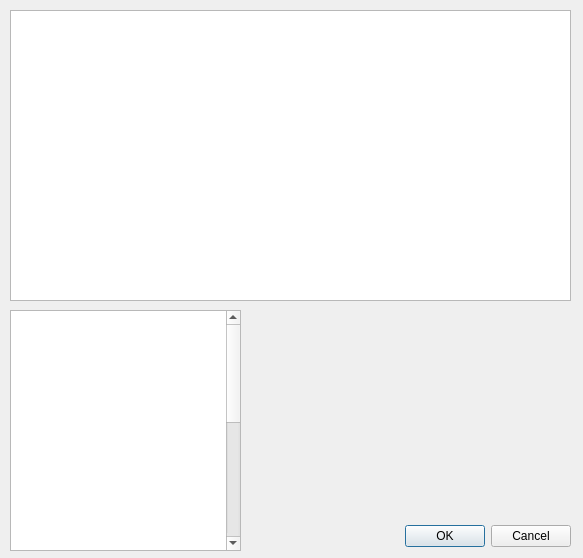
<?xml version="1.0" encoding="UTF-8"?>
<ui version="4.0">
 <class>przepis_usa_1</class>
 <widget class="QDialog" name="przepis_usa_1">
  <property name="geometry">
   <rect>
    <x>0</x>
    <y>0</y>
    <width>583</width>
    <height>558</height>
   </rect>
  </property>
  <property name="minimumSize">
   <size>
    <width>583</width>
    <height>558</height>
   </size>
  </property>
  <property name="maximumSize">
   <size>
    <width>583</width>
    <height>558</height>
   </size>
  </property>
  <property name="windowTitle">
   <string>Burger</string>
  </property>
  <property name="styleSheet">
   <string notr="true">background-image: url(:/img/img/1.png);</string>
  </property>
  <widget class="QDialogButtonBox" name="buttonBox">
   <property name="geometry">
    <rect>
     <x>230</x>
     <y>520</y>
     <width>341</width>
     <height>32</height>
    </rect>
   </property>
   <property name="styleSheet">
    <string notr="true">font: 87 12pt &quot;Georgia Pro Cond Black&quot;;
background-image: url(:/img/img/baton.png);</string>
   </property>
   <property name="orientation">
    <enum>Qt::Horizontal</enum>
   </property>
   <property name="standardButtons">
    <set>QDialogButtonBox::Cancel|QDialogButtonBox::Ok</set>
   </property>
  </widget>
  <widget class="QTextBrowser" name="textBrowser">
   <property name="geometry">
    <rect>
     <x>10</x>
     <y>310</y>
     <width>231</width>
     <height>241</height>
    </rect>
   </property>
   <property name="styleSheet">
    <string notr="true">background-image: url(:/img/img/NAZWA.png);</string>
   </property>
   <property name="html">
    <string>&lt;!DOCTYPE HTML PUBLIC &quot;-//W3C//DTD HTML 4.0//EN&quot; &quot;http://www.w3.org/TR/REC-html40/strict.dtd&quot;&gt;
&lt;html&gt;&lt;head&gt;&lt;meta name=&quot;qrichtext&quot; content=&quot;1&quot; /&gt;&lt;style type=&quot;text/css&quot;&gt;
p, li { white-space: pre-wrap; }
&lt;/style&gt;&lt;/head&gt;&lt;body style=&quot; font-family:'MS Shell Dlg 2'; font-size:7.8pt; font-weight:400; font-style:normal;&quot;&gt;
&lt;p style=&quot; margin-top:0px; margin-bottom:0px; margin-left:0px; margin-right:0px; -qt-block-indent:0; text-indent:0px;&quot;&gt;&lt;span style=&quot; font-size:12pt; font-weight:600; color:#ffffff;&quot;&gt;Składniki:&lt;/span&gt;&lt;/p&gt;
&lt;p style=&quot; margin-top:0px; margin-bottom:0px; margin-left:0px; margin-right:0px; -qt-block-indent:0; text-indent:0px;&quot;&gt;&lt;span style=&quot; font-size:12pt; font-weight:600; color:#ffffff;&quot;&gt;Burgery&lt;/span&gt;&lt;/p&gt;
&lt;p style=&quot; margin-top:0px; margin-bottom:0px; margin-left:0px; margin-right:0px; -qt-block-indent:0; text-indent:0px;&quot;&gt;&lt;span style=&quot; color:#ffffff;&quot;&gt;600 - 700 g mielonej wołowiny&lt;/span&gt;&lt;/p&gt;
&lt;p style=&quot; margin-top:0px; margin-bottom:0px; margin-left:0px; margin-right:0px; -qt-block-indent:0; text-indent:0px;&quot;&gt;&lt;span style=&quot; color:#ffffff;&quot;&gt;2 małe (lub jedna duża) cebule, z grubsza pokrojone&lt;/span&gt;&lt;/p&gt;
&lt;p style=&quot; margin-top:0px; margin-bottom:0px; margin-left:0px; margin-right:0px; -qt-block-indent:0; text-indent:0px;&quot;&gt;&lt;span style=&quot; color:#ffffff;&quot;&gt;sól i świeżo mielony pieprz, do smaku&lt;/span&gt;&lt;/p&gt;
&lt;p style=&quot; margin-top:0px; margin-bottom:0px; margin-left:0px; margin-right:0px; -qt-block-indent:0; text-indent:0px;&quot;&gt;&lt;span style=&quot; color:#ffffff;&quot;&gt;1 łyżka sosu sojowego&lt;/span&gt;&lt;/p&gt;
&lt;p style=&quot; margin-top:0px; margin-bottom:0px; margin-left:0px; margin-right:0px; -qt-block-indent:0; text-indent:0px;&quot;&gt;&lt;span style=&quot; color:#ffffff;&quot;&gt;1/2 łyżeczki papryczki Piri Piri (można zastąpić pieprzem cayenne lub pominąć)&lt;/span&gt;&lt;/p&gt;
&lt;p style=&quot; margin-top:0px; margin-bottom:0px; margin-left:0px; margin-right:0px; -qt-block-indent:0; text-indent:0px;&quot;&gt;&lt;span style=&quot; color:#ffffff;&quot;&gt;1 jajko&lt;/span&gt;&lt;/p&gt;
&lt;p style=&quot; margin-top:0px; margin-bottom:0px; margin-left:0px; margin-right:0px; -qt-block-indent:0; text-indent:0px;&quot;&gt;&lt;span style=&quot; font-size:12pt; font-weight:600; color:#ffffff;&quot;&gt;Bułki&lt;/span&gt;&lt;/p&gt;
&lt;p style=&quot; margin-top:0px; margin-bottom:0px; margin-left:0px; margin-right:0px; -qt-block-indent:0; text-indent:0px;&quot;&gt;&lt;span style=&quot; color:#ffffff;&quot;&gt;3/4 szklanki pełnotłustego ciepłego mleka&lt;/span&gt;&lt;/p&gt;
&lt;p style=&quot; margin-top:0px; margin-bottom:0px; margin-left:0px; margin-right:0px; -qt-block-indent:0; text-indent:0px;&quot;&gt;&lt;span style=&quot; color:#ffffff;&quot;&gt;2 łyżki masła, roztopionego i ostudzonego&lt;/span&gt;&lt;/p&gt;
&lt;p style=&quot; margin-top:0px; margin-bottom:0px; margin-left:0px; margin-right:0px; -qt-block-indent:0; text-indent:0px;&quot;&gt;&lt;span style=&quot; color:#ffffff;&quot;&gt;1 łyżeczka cukru&lt;/span&gt;&lt;/p&gt;
&lt;p style=&quot; margin-top:0px; margin-bottom:0px; margin-left:0px; margin-right:0px; -qt-block-indent:0; text-indent:0px;&quot;&gt;&lt;span style=&quot; color:#ffffff;&quot;&gt;1 łyżeczka soli&lt;/span&gt;&lt;/p&gt;
&lt;p style=&quot; margin-top:0px; margin-bottom:0px; margin-left:0px; margin-right:0px; -qt-block-indent:0; text-indent:0px;&quot;&gt;&lt;span style=&quot; color:#ffffff;&quot;&gt;1 łyżeczka suszonych drożdży instant&lt;/span&gt;&lt;/p&gt;
&lt;p style=&quot; margin-top:0px; margin-bottom:0px; margin-left:0px; margin-right:0px; -qt-block-indent:0; text-indent:0px;&quot;&gt;&lt;span style=&quot; color:#ffffff;&quot;&gt;1 jajko&lt;/span&gt;&lt;/p&gt;
&lt;p style=&quot; margin-top:0px; margin-bottom:0px; margin-left:0px; margin-right:0px; -qt-block-indent:0; text-indent:0px;&quot;&gt;&lt;span style=&quot; color:#ffffff;&quot;&gt;2 i 1/2 szklanki mąki&lt;/span&gt;&lt;/p&gt;
&lt;p style=&quot; margin-top:0px; margin-bottom:0px; margin-left:0px; margin-right:0px; -qt-block-indent:0; text-indent:0px;&quot;&gt;&lt;span style=&quot; font-size:12pt; font-weight:600; color:#ffffff;&quot;&gt;Do posmarowania bułek&lt;/span&gt;&lt;/p&gt;
&lt;p style=&quot; margin-top:0px; margin-bottom:0px; margin-left:0px; margin-right:0px; -qt-block-indent:0; text-indent:0px;&quot;&gt;&lt;span style=&quot; color:#ffffff;&quot;&gt;1 żółtko&lt;/span&gt;&lt;/p&gt;
&lt;p style=&quot; margin-top:0px; margin-bottom:0px; margin-left:0px; margin-right:0px; -qt-block-indent:0; text-indent:0px;&quot;&gt;&lt;span style=&quot; color:#ffffff;&quot;&gt;1 łyżka mleka&lt;/span&gt;&lt;/p&gt;
&lt;p style=&quot; margin-top:0px; margin-bottom:0px; margin-left:0px; margin-right:0px; -qt-block-indent:0; text-indent:0px;&quot;&gt;&lt;span style=&quot; color:#ffffff;&quot;&gt;sezam&lt;/span&gt;&lt;/p&gt;
&lt;p style=&quot; margin-top:0px; margin-bottom:0px; margin-left:0px; margin-right:0px; -qt-block-indent:0; text-indent:0px;&quot;&gt;&lt;span style=&quot; font-size:12pt; font-weight:600; color:#ffffff;&quot;&gt;Dodatki do burgerów&lt;/span&gt;&lt;/p&gt;
&lt;p style=&quot; margin-top:0px; margin-bottom:0px; margin-left:0px; margin-right:0px; -qt-block-indent:0; text-indent:0px;&quot;&gt;&lt;span style=&quot; color:#ffffff;&quot;&gt;ulubiona sałata&lt;/span&gt;&lt;/p&gt;
&lt;p style=&quot; margin-top:0px; margin-bottom:0px; margin-left:0px; margin-right:0px; -qt-block-indent:0; text-indent:0px;&quot;&gt;&lt;span style=&quot; color:#ffffff;&quot;&gt;1 duży pomidor, pokrojony w plasterki&lt;/span&gt;&lt;/p&gt;
&lt;p style=&quot; margin-top:0px; margin-bottom:0px; margin-left:0px; margin-right:0px; -qt-block-indent:0; text-indent:0px;&quot;&gt;&lt;span style=&quot; color:#ffffff;&quot;&gt;ser cheddar, pokrojony w plasterki&lt;/span&gt;&lt;/p&gt;
&lt;p style=&quot; margin-top:0px; margin-bottom:0px; margin-left:0px; margin-right:0px; -qt-block-indent:0; text-indent:0px;&quot;&gt;&lt;span style=&quot; color:#ffffff;&quot;&gt;kilka plastrów bekonu, usmażonego na chrupko na suchej patelni&lt;/span&gt;&lt;/p&gt;
&lt;p style=&quot; margin-top:0px; margin-bottom:0px; margin-left:0px; margin-right:0px; -qt-block-indent:0; text-indent:0px;&quot;&gt;&lt;span style=&quot; color:#ffffff;&quot;&gt;majonez&lt;/span&gt;&lt;/p&gt;
&lt;p style=&quot; margin-top:0px; margin-bottom:0px; margin-left:0px; margin-right:0px; -qt-block-indent:0; text-indent:0px;&quot;&gt;&lt;span style=&quot; color:#ffffff;&quot;&gt;sos barbecue&lt;/span&gt;&lt;/p&gt;
&lt;p style=&quot; margin-top:0px; margin-bottom:0px; margin-left:0px; margin-right:0px; -qt-block-indent:0; text-indent:0px;&quot;&gt;&lt;span style=&quot; color:#ffffff;&quot;&gt;inne, ulubione dodatki&lt;/span&gt;&lt;/p&gt;
&lt;p style=&quot; margin-top:0px; margin-bottom:0px; margin-left:0px; margin-right:0px; -qt-block-indent:0; text-indent:0px;&quot;&gt;&lt;span style=&quot; font-size:12pt; font-weight:600; color:#ffffff;&quot;&gt;Składanie burgera&lt;/span&gt;&lt;/p&gt;
&lt;p style=&quot; margin-top:0px; margin-bottom:0px; margin-left:0px; margin-right:0px; -qt-block-indent:0; text-indent:0px;&quot;&gt;&lt;span style=&quot; color:#ffffff;&quot;&gt;Bułkę przeciąć na pół, dolną połówkę posmarować majonezem. Nałożyć kilka listków sałaty, ser cheddar, bekon. Ułożyć upieczonego burgera, na górę plasterek pomidora.&lt;/span&gt;&lt;/p&gt;&lt;/body&gt;&lt;/html&gt;</string>
   </property>
  </widget>
  <widget class="QTextBrowser" name="textBrowser_2">
   <property name="geometry">
    <rect>
     <x>10</x>
     <y>10</y>
     <width>561</width>
     <height>291</height>
    </rect>
   </property>
   <property name="styleSheet">
    <string notr="true">background-image: url(:/img/img/NAZWA.png);</string>
   </property>
   <property name="html">
    <string>&lt;!DOCTYPE HTML PUBLIC &quot;-//W3C//DTD HTML 4.0//EN&quot; &quot;http://www.w3.org/TR/REC-html40/strict.dtd&quot;&gt;
&lt;html&gt;&lt;head&gt;&lt;meta name=&quot;qrichtext&quot; content=&quot;1&quot; /&gt;&lt;style type=&quot;text/css&quot;&gt;
p, li { white-space: pre-wrap; }
&lt;/style&gt;&lt;/head&gt;&lt;body style=&quot; font-family:'MS Shell Dlg 2'; font-size:7.8pt; font-weight:400; font-style:normal;&quot;&gt;
&lt;p style=&quot; margin-top:0px; margin-bottom:0px; margin-left:0px; margin-right:0px; -qt-block-indent:0; text-indent:0px;&quot;&gt;&lt;span style=&quot; font-size:12pt; font-weight:600; color:#ffffff;&quot;&gt;Przygotowanie:&lt;/span&gt;&lt;/p&gt;
&lt;p style=&quot; margin-top:0px; margin-bottom:0px; margin-left:0px; margin-right:0px; -qt-block-indent:0; text-indent:0px;&quot;&gt;&lt;span style=&quot; color:#ffffff;&quot;&gt;Cebulę zmielić na pastę.&lt;/span&gt;&lt;/p&gt;
&lt;p style=&quot; margin-top:0px; margin-bottom:0px; margin-left:0px; margin-right:0px; -qt-block-indent:0; text-indent:0px;&quot;&gt;&lt;span style=&quot; color:#ffffff;&quot;&gt;Mięso przełożyć do miski, dodać zmiksowaną cebulę, jajko, sól, pieprz, paprykę i sos sojowy. Dokładnie wymieszać dłonią, aż do uzyskania jednolitej konsystencji.&lt;/span&gt;&lt;/p&gt;
&lt;p style=&quot; margin-top:0px; margin-bottom:0px; margin-left:0px; margin-right:0px; -qt-block-indent:0; text-indent:0px;&quot;&gt;&lt;span style=&quot; color:#ffffff;&quot;&gt;Dłońmi zwilżonymi olejem roślinnym formować burgery, uwaga! muszą mieć średnice wyraźnie większą od średnicy naszych bułek! Podczas pieczenia, mięso wyraźnie się kurczy.&lt;/span&gt;&lt;/p&gt;
&lt;p style=&quot; margin-top:0px; margin-bottom:0px; margin-left:0px; margin-right:0px; -qt-block-indent:0; text-indent:0px;&quot;&gt;&lt;span style=&quot; color:#ffffff;&quot;&gt;Usmażyć burgery z obu stron na mocno rozgrzanej patelni z odrobiną oleju.&lt;/span&gt;&lt;/p&gt;
&lt;p style=&quot; margin-top:0px; margin-bottom:0px; margin-left:0px; margin-right:0px; -qt-block-indent:0; text-indent:0px;&quot;&gt;&lt;span style=&quot; color:#ffffff;&quot;&gt;W misce wymieszać ciepłe mleko, masło, cukier i drożdże. Odstawić na 10 minut, drożdże zaczną pracować. Dodać jajko i ok. połowę mąki, starannie wymieszać. Dodać resztę mąki i wyrobić gładkie ciasto (wyrabiać tak długo, aż przestanie kleić się do rąk).&lt;/span&gt;&lt;/p&gt;
&lt;p style=&quot; margin-top:0px; margin-bottom:0px; margin-left:0px; margin-right:0px; -qt-block-indent:0; text-indent:0px;&quot;&gt;&lt;span style=&quot; color:#ffffff;&quot;&gt;Ciasto przełożyć do miski, przykryć ściereczką i odstawić do wyrośnięcia na około 40 minut.&lt;/span&gt;&lt;/p&gt;
&lt;p style=&quot; margin-top:0px; margin-bottom:0px; margin-left:0px; margin-right:0px; -qt-block-indent:0; text-indent:0px;&quot;&gt;&lt;span style=&quot; color:#ffffff;&quot;&gt;Po tym czasie uformować bułeczki; ja dzieliłam ciasto na porcje o wadze 85 g każda, z każdej porcji formowałam dłońmi lekko spłaszczoną kuleczkę.&lt;/span&gt;&lt;/p&gt;
&lt;p style=&quot; margin-top:0px; margin-bottom:0px; margin-left:0px; margin-right:0px; -qt-block-indent:0; text-indent:0px;&quot;&gt;&lt;span style=&quot; color:#ffffff;&quot;&gt;Uformowane bułki ułożyć na blasze wyłożonej papierem do pieczenia, odstawić na kolejne 30 - 40 minut.&lt;/span&gt;&lt;/p&gt;
&lt;p style=&quot; margin-top:0px; margin-bottom:0px; margin-left:0px; margin-right:0px; -qt-block-indent:0; text-indent:0px;&quot;&gt;&lt;span style=&quot; color:#ffffff;&quot;&gt;Piekarnik nagrzać do 200°C.&lt;/span&gt;&lt;/p&gt;
&lt;p style=&quot; margin-top:0px; margin-bottom:0px; margin-left:0px; margin-right:0px; -qt-block-indent:0; text-indent:0px;&quot;&gt;&lt;span style=&quot; color:#ffffff;&quot;&gt;Przed pieczeniem, posmarować bułki żółtkiem wymieszanym z mlekiem, posypać sezamem.&lt;/span&gt;&lt;/p&gt;
&lt;p style=&quot; margin-top:0px; margin-bottom:0px; margin-left:0px; margin-right:0px; -qt-block-indent:0; text-indent:0px;&quot;&gt;&lt;span style=&quot; color:#ffffff;&quot;&gt;Piec przez ok. 15 minut.&lt;/span&gt;&lt;/p&gt;
&lt;p style=&quot; margin-top:0px; margin-bottom:0px; margin-left:0px; margin-right:0px; -qt-block-indent:0; text-indent:0px;&quot;&gt;&lt;span style=&quot; color:#ffffff;&quot;&gt;Studzić na kratce.Przykryć górną połówką bułki. Burgera można “spiąć’, wbijając w niego patyczek od szaszłyków.&lt;/span&gt;&lt;/p&gt;
&lt;p style=&quot; margin-top:0px; margin-bottom:0px; margin-left:0px; margin-right:0px; -qt-block-indent:0; text-indent:0px;&quot;&gt;&lt;span style=&quot; color:#ffffff;&quot;&gt;Burgery można podawać solo lub z frytkami/chrupiącymi ziemniakami z piekarnika.&lt;/span&gt;&lt;/p&gt;
&lt;p style=&quot;-qt-paragraph-type:empty; margin-top:0px; margin-bottom:0px; margin-left:0px; margin-right:0px; -qt-block-indent:0; text-indent:0px;&quot;&gt;&lt;br /&gt;&lt;/p&gt;&lt;/body&gt;&lt;/html&gt;</string>
   </property>
  </widget>
 </widget>
 <resources/>
 <connections>
  <connection>
   <sender>buttonBox</sender>
   <signal>accepted()</signal>
   <receiver>przepis_usa_1</receiver>
   <slot>accept()</slot>
   <hints>
    <hint type="sourcelabel">
     <x>248</x>
     <y>254</y>
    </hint>
    <hint type="destinationlabel">
     <x>157</x>
     <y>274</y>
    </hint>
   </hints>
  </connection>
  <connection>
   <sender>buttonBox</sender>
   <signal>rejected()</signal>
   <receiver>przepis_usa_1</receiver>
   <slot>reject()</slot>
   <hints>
    <hint type="sourcelabel">
     <x>316</x>
     <y>260</y>
    </hint>
    <hint type="destinationlabel">
     <x>286</x>
     <y>274</y>
    </hint>
   </hints>
  </connection>
 </connections>
</ui>
